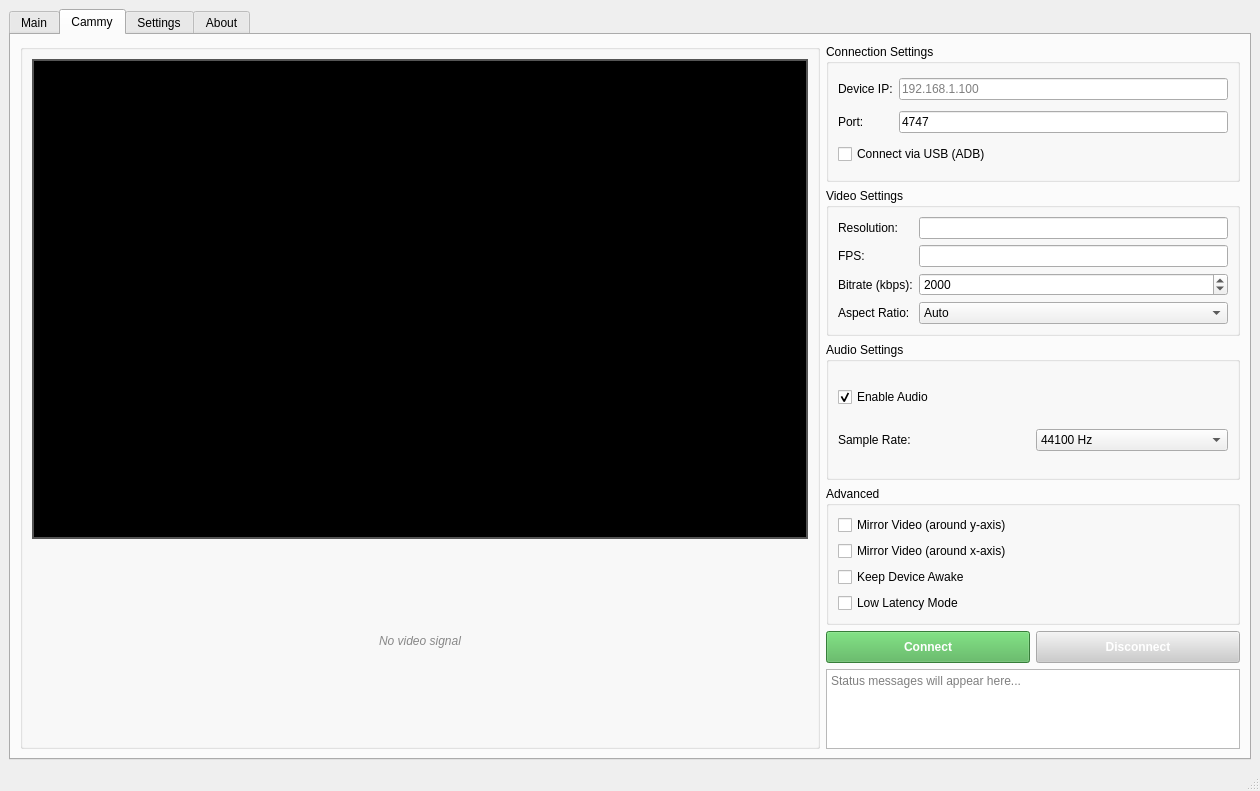
<?xml version="1.0" encoding="UTF-8"?>
<ui version="4.0">
 <class>MainWindow</class>
 <widget class="QMainWindow" name="MainWindow">
  <property name="geometry">
   <rect>
    <x>0</x>
    <y>0</y>
    <width>1260</width>
    <height>791</height>
   </rect>
  </property>
  <property name="minimumSize">
   <size>
    <width>1260</width>
    <height>791</height>
   </size>
  </property>
  <property name="maximumSize">
   <size>
    <width>1260</width>
    <height>791</height>
   </size>
  </property>
  <property name="windowTitle">
   <string>Scrcpy Camera Controller</string>
  </property>
  <widget class="QWidget" name="centralwidget">
   <layout class="QGridLayout" name="gridLayout">
    <item row="0" column="0">
     <widget class="QTabWidget" name="tabWidget">
      <property name="currentIndex">
       <number>1</number>
      </property>
      <widget class="QWidget" name="MainPage">
       <attribute name="title">
        <string>Main</string>
       </attribute>
       <widget class="QFrame" name="frameLeft">
        <property name="geometry">
         <rect>
          <x>4</x>
          <y>0</y>
          <width>421</width>
          <height>721</height>
         </rect>
        </property>
        <layout class="QVBoxLayout" name="verticalLayoutLeft">
         <item>
          <widget class="QGroupBox" name="groupADB">
           <property name="title">
            <string>ADB Devices</string>
           </property>
           <layout class="QVBoxLayout" name="verticalLayoutADB">
            <item>
             <widget class="QListWidget" name="listADBDevices"/>
            </item>
            <item>
             <widget class="QPushButton" name="refreshButtonADB">
              <property name="text">
               <string>Refresh Devices</string>
              </property>
             </widget>
            </item>
            <item>
             <widget class="QPushButton" name="connectButtonADB">
              <property name="text">
               <string>Connect</string>
              </property>
             </widget>
            </item>
            <item>
             <widget class="QPushButton" name="disconnectButtonADB">
              <property name="text">
               <string>Disconnect</string>
              </property>
             </widget>
            </item>
           </layout>
          </widget>
         </item>
         <item>
          <widget class="QGroupBox" name="groupBattery">
           <property name="title">
            <string>Battery Percentage</string>
           </property>
           <layout class="QVBoxLayout" name="verticalLayoutBattery">
            <item>
             <widget class="QProgressBar" name="batteryPercentage">
              <property name="value">
               <number>0</number>
              </property>
             </widget>
            </item>
           </layout>
          </widget>
         </item>
        </layout>
       </widget>
       <widget class="QFrame" name="frameMiddle">
        <property name="geometry">
         <rect>
          <x>420</x>
          <y>0</y>
          <width>371</width>
          <height>731</height>
         </rect>
        </property>
        <layout class="QVBoxLayout" name="verticalLayoutMiddle">
         <item>
          <widget class="QPushButton" name="buttonStartScrcpy">
           <property name="text">
            <string>Start scrcpy</string>
           </property>
          </widget>
         </item>
         <item>
          <widget class="QPushButton" name="buttonStopScrcpy">
           <property name="text">
            <string>Stop scrcpy</string>
           </property>
          </widget>
         </item>
         <item>
          <widget class="QPushButton" name="switchToTCPIP">
           <property name="text">
            <string>Switch to TCP/IP Connection</string>
           </property>
          </widget>
         </item>
         <item>
          <widget class="QGroupBox" name="groupOptions">
           <property name="title">
            <string>Options</string>
           </property>
           <layout class="QFormLayout" name="formLayoutOptions">
            <item row="0" column="0">
             <widget class="QLabel" name="labelBitrate_2">
              <property name="text">
               <string>Bitrate:</string>
              </property>
             </widget>
            </item>
            <item row="0" column="1">
             <widget class="QLineEdit" name="lineBitrate">
              <property name="placeholderText">
               <string>Default: 8M</string>
              </property>
             </widget>
            </item>
            <item row="1" column="0">
             <widget class="QLabel" name="labelFPS_2">
              <property name="text">
               <string>FPS:</string>
              </property>
             </widget>
            </item>
            <item row="1" column="1">
             <widget class="QLineEdit" name="lineFPS">
              <property name="placeholderText">
               <string>Default: 30</string>
              </property>
             </widget>
            </item>
            <item row="2" column="0">
             <widget class="QLabel" name="label_2">
              <property name="text">
               <string>Disable Control:</string>
              </property>
             </widget>
            </item>
            <item row="2" column="1">
             <widget class="QLineEdit" name="lineDisableControl">
              <property name="text">
               <string/>
              </property>
              <property name="placeholderText">
               <string>Default: False</string>
              </property>
             </widget>
            </item>
            <item row="3" column="0">
             <widget class="QLabel" name="labelOther">
              <property name="text">
               <string>Other Option:</string>
              </property>
             </widget>
            </item>
            <item row="3" column="1">
             <widget class="QLineEdit" name="lineOther">
              <property name="placeholderText">
               <string>Default: N/A</string>
              </property>
             </widget>
            </item>
           </layout>
          </widget>
         </item>
         <item>
          <widget class="QGroupBox" name="groupOptions_2">
           <property name="title">
            <string>Screenshot</string>
           </property>
           <layout class="QFormLayout" name="formLayoutOptions_2">
            <item row="0" column="0">
             <widget class="QLabel" name="labelOther_2">
              <property name="text">
               <string>Saved Location:</string>
              </property>
             </widget>
            </item>
            <item row="0" column="1">
             <widget class="QLineEdit" name="lineOther_2">
              <property name="placeholderText">
               <string>Default: N/A</string>
              </property>
             </widget>
            </item>
            <item row="1" column="0" colspan="2">
             <widget class="QPushButton" name="pushButton_4">
              <property name="text">
               <string>Screenshot</string>
              </property>
             </widget>
            </item>
            <item row="2" column="0" colspan="2">
             <widget class="QPushButton" name="pushButton_3">
              <property name="text">
               <string>Open File Location</string>
              </property>
             </widget>
            </item>
           </layout>
          </widget>
         </item>
        </layout>
       </widget>
       <widget class="QGroupBox" name="groupTerminal">
        <property name="geometry">
         <rect>
          <x>788</x>
          <y>0</y>
          <width>461</width>
          <height>721</height>
         </rect>
        </property>
        <property name="title">
         <string>Debug Panel</string>
        </property>
        <layout class="QVBoxLayout" name="verticalLayoutTerminal">
         <item>
          <widget class="QTextEdit" name="textTerminal">
           <property name="readOnly">
            <bool>true</bool>
           </property>
          </widget>
         </item>
        </layout>
       </widget>
      </widget>
      <widget class="QWidget" name="CammyPage">
       <attribute name="title">
        <string>Cammy</string>
       </attribute>
       <layout class="QHBoxLayout" name="horizontalLayout_cammy">
        <item>
         <widget class="QGroupBox" name="videoPreviewGroup">
          <property name="minimumSize">
           <size>
            <width>800</width>
            <height>300</height>
           </size>
          </property>
          <layout class="QVBoxLayout" name="verticalLayout_preview">
           <item>
            <widget class="QLabel" name="labelVideoPreview">
             <property name="minimumSize">
              <size>
               <width>720</width>
               <height>480</height>
              </size>
             </property>
             <property name="styleSheet">
              <string notr="true">QLabel {
    background-color: #000000;
    border: 2px solid #555555;
}</string>
             </property>
             <property name="text">
              <string/>
             </property>
             <property name="scaledContents">
              <bool>false</bool>
             </property>
             <property name="alignment">
              <set>Qt::AlignmentFlag::AlignCenter</set>
             </property>
            </widget>
           </item>
           <item>
            <widget class="QLabel" name="labelPreviewStatus">
             <property name="styleSheet">
              <string notr="true">QLabel {
    color: #888888;
    font-style: italic;
}</string>
             </property>
             <property name="text">
              <string>No video signal</string>
             </property>
             <property name="alignment">
              <set>Qt::AlignmentFlag::AlignCenter</set>
             </property>
            </widget>
           </item>
          </layout>
         </widget>
        </item>
        <item>
         <layout class="QVBoxLayout" name="verticalLayout_cammy">
          <property name="sizeConstraint">
           <enum>QLayout::SizeConstraint::SetDefaultConstraint</enum>
          </property>
          <item>
           <widget class="QGroupBox" name="connectionGroup">
            <property name="title">
             <string>Connection Settings</string>
            </property>
            <layout class="QGridLayout" name="gridLayout_conn">
             <item row="0" column="0">
              <widget class="QLabel" name="labelIP">
               <property name="text">
                <string>Device IP:</string>
               </property>
              </widget>
             </item>
             <item row="0" column="1">
              <widget class="QLineEdit" name="lineEditIP">
               <property name="placeholderText">
                <string>192.168.1.100</string>
               </property>
              </widget>
             </item>
             <item row="1" column="0">
              <widget class="QLabel" name="labelPort">
               <property name="text">
                <string>Port:</string>
               </property>
              </widget>
             </item>
             <item row="1" column="1">
              <widget class="QLineEdit" name="lineEditPort">
               <property name="text">
                <string>4747</string>
               </property>
              </widget>
             </item>
             <item row="2" column="0" colspan="2">
              <widget class="QCheckBox" name="checkBoxUSB">
               <property name="text">
                <string>Connect via USB (ADB)</string>
               </property>
              </widget>
             </item>
            </layout>
           </widget>
          </item>
          <item>
           <widget class="QGroupBox" name="videoSettingsGroup">
            <property name="title">
             <string>Video Settings</string>
            </property>
            <layout class="QGridLayout" name="gridLayout_vid">
             <item row="0" column="0">
              <widget class="QLabel" name="labelResolution">
               <property name="text">
                <string>Resolution:</string>
               </property>
              </widget>
             </item>
             <item row="0" column="1">
              <widget class="QLineEdit" name="lineEditResolution">
               <property name="text">
                <string/>
               </property>
              </widget>
             </item>
             <item row="1" column="0">
              <widget class="QLabel" name="labelFPS">
               <property name="text">
                <string>FPS:</string>
               </property>
              </widget>
             </item>
             <item row="1" column="1">
              <widget class="QLineEdit" name="lineEditFPS">
               <property name="text">
                <string/>
               </property>
              </widget>
             </item>
             <item row="2" column="0">
              <widget class="QLabel" name="labelBitrate">
               <property name="text">
                <string>Bitrate (kbps):</string>
               </property>
              </widget>
             </item>
             <item row="2" column="1">
              <widget class="QSpinBox" name="spinBoxBitrate">
               <property name="minimum">
                <number>500</number>
               </property>
               <property name="maximum">
                <number>10000</number>
               </property>
               <property name="singleStep">
                <number>500</number>
               </property>
               <property name="value">
                <number>2000</number>
               </property>
              </widget>
             </item>
             <item row="3" column="0">
              <widget class="QLabel" name="labelRatio">
               <property name="text">
                <string>Aspect Ratio:</string>
               </property>
              </widget>
             </item>
             <item row="3" column="1">
              <widget class="QComboBox" name="comboBoxAspectRatio">
               <item>
                <property name="text">
                 <string>Auto</string>
                </property>
               </item>
               <item>
                <property name="text">
                 <string>16:9</string>
                </property>
               </item>
               <item>
                <property name="text">
                 <string>4:3</string>
                </property>
               </item>
               <item>
                <property name="text">
                 <string>1:1</string>
                </property>
               </item>
               <item>
                <property name="text">
                 <string>21:9</string>
                </property>
               </item>
               <item>
                <property name="text">
                 <string>9:16</string>
                </property>
               </item>
               <item>
                <property name="text">
                 <string>3:2</string>
                </property>
               </item>
              </widget>
             </item>
            </layout>
           </widget>
          </item>
          <item>
           <widget class="QGroupBox" name="audioSettingsGroup">
            <property name="title">
             <string>Audio Settings</string>
            </property>
            <layout class="QGridLayout" name="gridLayout_audio">
             <item row="1" column="1">
              <widget class="QComboBox" name="comboBoxSampleRate">
               <item>
                <property name="text">
                 <string>44100 Hz</string>
                </property>
               </item>
               <item>
                <property name="text">
                 <string>48000 Hz</string>
                </property>
               </item>
              </widget>
             </item>
             <item row="0" column="0">
              <widget class="QCheckBox" name="checkBoxEnableAudio">
               <property name="text">
                <string>Enable Audio</string>
               </property>
               <property name="checked">
                <bool>true</bool>
               </property>
              </widget>
             </item>
             <item row="1" column="0">
              <widget class="QLabel" name="labelSampleRate">
               <property name="text">
                <string>Sample Rate:</string>
               </property>
              </widget>
             </item>
            </layout>
           </widget>
          </item>
          <item>
           <widget class="QGroupBox" name="advancedGroup">
            <property name="title">
             <string>Advanced</string>
            </property>
            <layout class="QVBoxLayout" name="verticalLayout_adv">
             <item>
              <widget class="QCheckBox" name="checkBoxMirror_yaxis">
               <property name="text">
                <string>Mirror Video (around y-axis)</string>
               </property>
              </widget>
             </item>
             <item>
              <widget class="QCheckBox" name="checkBoxMirror_xaxis">
               <property name="text">
                <string>Mirror Video (around x-axis)</string>
               </property>
              </widget>
             </item>
             <item>
              <widget class="QCheckBox" name="checkBoxKeepAwake">
               <property name="text">
                <string>Keep Device Awake</string>
               </property>
              </widget>
             </item>
             <item>
              <widget class="QCheckBox" name="checkBoxLowLatency">
               <property name="text">
                <string>Low Latency Mode</string>
               </property>
              </widget>
             </item>
            </layout>
           </widget>
          </item>
          <item>
           <layout class="QHBoxLayout" name="horizontalLayout_cammy_btns">
            <item>
             <widget class="QPushButton" name="btnConnect">
              <property name="styleSheet">
               <string notr="true">QPushButton { 
    background-color: #4CAF50; 
    color: white; 
    font-weight: bold; 
    padding: 8px;
}
QPushButton:hover {
    background-color: #45a049;
}</string>
              </property>
              <property name="text">
               <string>Connect</string>
              </property>
             </widget>
            </item>
            <item>
             <widget class="QPushButton" name="btnDisconnect">
              <property name="enabled">
               <bool>false</bool>
              </property>
              <property name="styleSheet">
               <string notr="true">QPushButton { 
    background-color: #f44336; 
    color: white; 
    font-weight: bold; 
    padding: 8px;
}
QPushButton:hover {
    background-color: #da190b;
}
QPushButton:disabled {
    background-color: #cccccc;
}</string>
              </property>
              <property name="text">
               <string>Disconnect</string>
              </property>
             </widget>
            </item>
           </layout>
          </item>
          <item>
           <widget class="QTextEdit" name="textEditStatus">
            <property name="maximumSize">
             <size>
              <width>16777215</width>
              <height>80</height>
             </size>
            </property>
            <property name="readOnly">
             <bool>true</bool>
            </property>
            <property name="placeholderText">
             <string>Status messages will appear here...</string>
            </property>
           </widget>
          </item>
         </layout>
        </item>
       </layout>
      </widget>
      <widget class="QWidget" name="SettingsPage">
       <attribute name="title">
        <string>Settings</string>
       </attribute>
       <widget class="QLabel" name="rezLabel">
        <property name="geometry">
         <rect>
          <x>20</x>
          <y>10</y>
          <width>251</width>
          <height>18</height>
         </rect>
        </property>
        <property name="text">
         <string>Device Resolution (defaults to 640x480) - </string>
        </property>
       </widget>
       <widget class="QLabel" name="widthLabel">
        <property name="geometry">
         <rect>
          <x>20</x>
          <y>50</y>
          <width>58</width>
          <height>18</height>
         </rect>
        </property>
        <property name="text">
         <string>Width - </string>
        </property>
       </widget>
       <widget class="QLabel" name="heightLabel">
        <property name="geometry">
         <rect>
          <x>150</x>
          <y>47</y>
          <width>51</width>
          <height>21</height>
         </rect>
        </property>
        <property name="text">
         <string>Height -   </string>
        </property>
       </widget>
       <widget class="QLineEdit" name="rezWidth">
        <property name="geometry">
         <rect>
          <x>70</x>
          <y>40</y>
          <width>71</width>
          <height>32</height>
         </rect>
        </property>
       </widget>
       <widget class="QLineEdit" name="rezHeight">
        <property name="geometry">
         <rect>
          <x>200</x>
          <y>40</y>
          <width>71</width>
          <height>32</height>
         </rect>
        </property>
       </widget>
       <widget class="QLabel" name="frameRateLabel1">
        <property name="geometry">
         <rect>
          <x>20</x>
          <y>80</y>
          <width>221</width>
          <height>18</height>
         </rect>
        </property>
        <property name="text">
         <string>Device Frame Rate (defauts to 30) - </string>
        </property>
       </widget>
       <widget class="QLabel" name="frameRateLabel2">
        <property name="geometry">
         <rect>
          <x>20</x>
          <y>110</y>
          <width>71</width>
          <height>18</height>
         </rect>
        </property>
        <property name="text">
         <string>Frame Rate = </string>
        </property>
       </widget>
       <widget class="QLineEdit" name="deviceFrameRate">
        <property name="geometry">
         <rect>
          <x>100</x>
          <y>100</y>
          <width>113</width>
          <height>32</height>
         </rect>
        </property>
       </widget>
       <widget class="QLabel" name="bitrateLabel1">
        <property name="geometry">
         <rect>
          <x>20</x>
          <y>140</y>
          <width>541</width>
          <height>18</height>
         </rect>
        </property>
        <property name="text">
         <string>Device BitRate (Default = 8)</string>
        </property>
       </widget>
       <widget class="QLineEdit" name="deviceBitRate">
        <property name="geometry">
         <rect>
          <x>20</x>
          <y>170</y>
          <width>113</width>
          <height>32</height>
         </rect>
        </property>
       </widget>
       <widget class="QLabel" name="bitrateLabel2">
        <property name="geometry">
         <rect>
          <x>150</x>
          <y>170</y>
          <width>211</width>
          <height>31</height>
         </rect>
        </property>
        <property name="text">
         <string>MegaBits per second </string>
        </property>
       </widget>
       <widget class="QPlainTextEdit" name="helpOutput">
        <property name="geometry">
         <rect>
          <x>360</x>
          <y>40</y>
          <width>281</width>
          <height>131</height>
         </rect>
        </property>
       </widget>
       <widget class="QLabel" name="helpOutputLabel">
        <property name="geometry">
         <rect>
          <x>360</x>
          <y>10</y>
          <width>251</width>
          <height>18</height>
         </rect>
        </property>
        <property name="text">
         <string>Detected ADB Serials and Camera IDs -  </string>
        </property>
       </widget>
       <widget class="QLabel" name="cameraIDLabel">
        <property name="geometry">
         <rect>
          <x>20</x>
          <y>210</y>
          <width>261</width>
          <height>18</height>
         </rect>
        </property>
        <property name="text">
         <string>Camera ID (what camera you are using) - </string>
        </property>
       </widget>
       <widget class="QLineEdit" name="deviceID">
        <property name="geometry">
         <rect>
          <x>290</x>
          <y>200</y>
          <width>113</width>
          <height>32</height>
         </rect>
        </property>
       </widget>
       <widget class="QPushButton" name="updateHelpOutput">
        <property name="geometry">
         <rect>
          <x>520</x>
          <y>190</y>
          <width>121</width>
          <height>34</height>
         </rect>
        </property>
        <property name="text">
         <string>Update Output</string>
        </property>
       </widget>
      </widget>
      <widget class="QWidget" name="About">
       <attribute name="title">
        <string>About</string>
       </attribute>
       <widget class="QLabel" name="signatureLabel">
        <property name="geometry">
         <rect>
          <x>180</x>
          <y>220</y>
          <width>461</width>
          <height>18</height>
         </rect>
        </property>
        <property name="text">
         <string>Scrcpy GUI Camera Controller. Made with &lt;3 by Rudraksh Tiku (RudyDaBot)</string>
        </property>
       </widget>
       <widget class="QLabel" name="controllerVersion">
        <property name="geometry">
         <rect>
          <x>10</x>
          <y>10</y>
          <width>461</width>
          <height>18</height>
         </rect>
        </property>
        <property name="text">
         <string>Version = whatever the fuck it is, code's gonna control this text anyways...</string>
        </property>
       </widget>
       <widget class="QLabel" name="scrcpyVersion">
        <property name="geometry">
         <rect>
          <x>10</x>
          <y>30</y>
          <width>181</width>
          <height>18</height>
         </rect>
        </property>
        <property name="text">
         <string>scrcpy version - lalalalallala</string>
        </property>
       </widget>
       <widget class="QLabel" name="ADBVersion">
        <property name="geometry">
         <rect>
          <x>10</x>
          <y>50</y>
          <width>231</width>
          <height>18</height>
         </rect>
        </property>
        <property name="text">
         <string>ADB version = shimmy shimmy yay</string>
        </property>
       </widget>
       <widget class="QLabel" name="kanavEasterEgg">
        <property name="geometry">
         <rect>
          <x>140</x>
          <y>100</y>
          <width>411</width>
          <height>41</height>
         </rect>
        </property>
        <property name="font">
         <font>
          <pointsize>16</pointsize>
         </font>
        </property>
        <property name="text">
         <string>Kanav if you're reading this, you a bitch.</string>
        </property>
       </widget>
       <widget class="QPushButton" name="enableEgg">
        <property name="geometry">
         <rect>
          <x>10</x>
          <y>210</y>
          <width>88</width>
          <height>34</height>
         </rect>
        </property>
        <property name="text">
         <string>Easter Egg</string>
        </property>
       </widget>
      </widget>
     </widget>
    </item>
   </layout>
  </widget>
  <widget class="QStatusBar" name="statusbar"/>
 </widget>
 <resources/>
 <connections/>
</ui>
